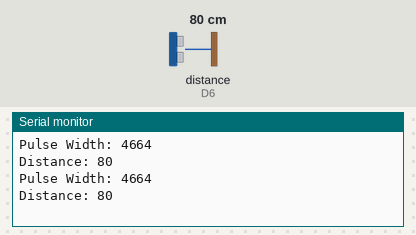
A sketch run on a simulated ESP8266 (NodeMCU). On the bench: the last lines printed to the serial monitor. Wiring (inferred from the names in the program): ultrasonic range finder: trigger D5; echo D6. The test bench sets the inputs (shaded band); at power-on: distance to the obstacle (sensor on D6) 80 cm. The echo pulse lasts 58.3 µs per cm.

Above: at 1.8 s.
1.9 s: distance to the obstacle (sensor on D6) set to 2 cm
At 2.8 s:
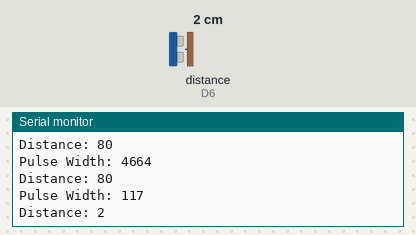
3.4 s: distance to the obstacle (sensor on D6) set to 4 cm
At 4.5 s:
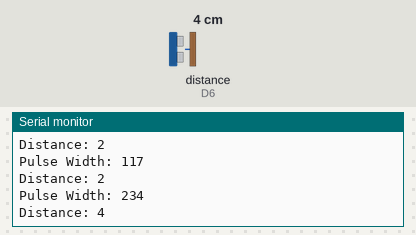
Timing chart, 0 to 6.4 s (numbered marks = the images above; inputs shaded):
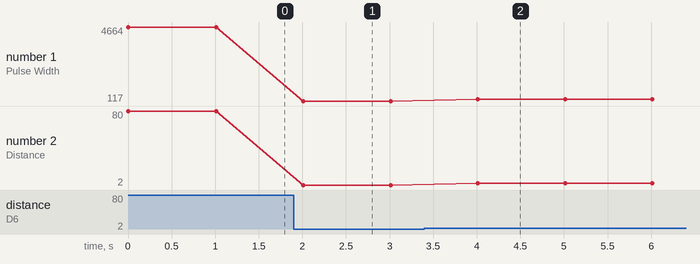

The sketch:

ultrasonic.ino
```cpp
void setup() {
  Serial.begin(9600);
  pinMode(D5, OUTPUT); // D5 = Trig
  pinMode(D6, INPUT);  // D6 = Echo
}

void loop() {
  digitalWrite(D5, HIGH);
  delayMicroseconds(10);
  digitalWrite(D5, LOW);

  int pulseWidth = pulseIn(D6, HIGH);
  Serial.print("Pulse Width: ");
  Serial.println(pulseWidth);

  long distance = pulseWidth/29/2;
  Serial.print("Distance: ");
  Serial.println(distance);

  delay(1000);
}
```

Measured:
- after the input at 1.9 s, the serial monitor: prints a new line after 0.11 s (image 1)
- after the input at 3.4 s, the serial monitor: prints a new line after 0.61 s (image 2)
- plotted number 1: 4664 → 117 after the input at 1.9 s, 117 → 234 after the input at 3.4 s
- plotted number 2: 80 → 2 after the input at 1.9 s, 2 → 4 after the input at 3.4 s
